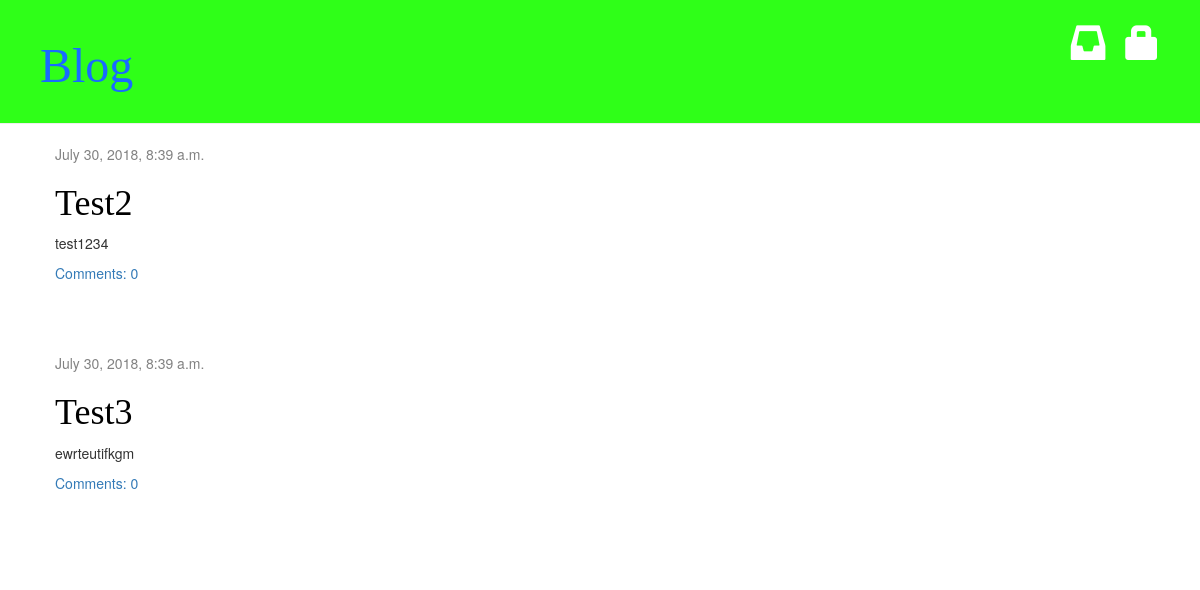
Before: / with the older database file.
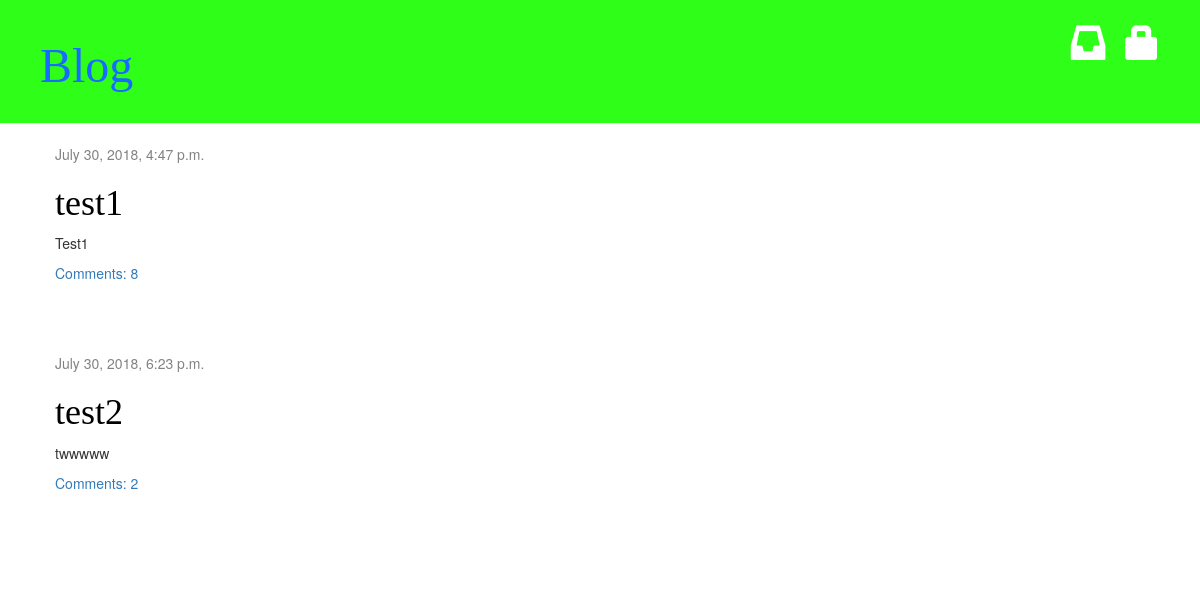
After: the same page with the newer database file.
### blog_test/models.py (models this page shows, shortened)
class Post(models.Model):
    author = models.ForeignKey('auth.User', on_delete=models.CASCADE)
    title = models.CharField(max_length=200)
    text = models.TextField()
    created_date = models.DateTimeField(
        default=timezone.now)
    published_date = models.DateTimeField(
        blank=True, null=True)

### blog_test/views.py (the view)
# urls.py: url(r'^$', views.post_list, name='post_list'),
def post_list(request):
    posts = Post.objects.filter(published_date__lte=timezone.now()).order_by('published_date')
    return render(request, 'blog/post_list.html', {'posts': posts})

### blog_test/templates/blog/post_list.html
<!DOCTYPE html>
{% extends 'blog/base.html' %}
{% block content %}
    {% for post in posts %}
        <div class="post">
            <div class="date">
                {{ post.published_date }}
            </div>
            <h1><a href="{% url 'post_detail' pk=post.pk %}">{{ post.title }}</a></h1>
            <p>{{ post.text|linebreaksbr }}</p>
            <a href="{% url 'post_detail' pk=post.pk %}">Comments: {{ post.comments.count }}</a>
        </div>
    {% endfor %}
{% endblock %}

### blog_test/templates/blog/base.html (shortened to what this page needs)
{% load static %}
<html>
    <head>
        <link rel="stylesheet" href="//maxcdn.bootstrapcdn.com/bootstrap/3.2.0/css/bootstrap.min.css">
        <link rel="stylesheet" href="//maxcdn.bootstrapcdn.com/bootstrap/3.2.0/css/bootstrap-theme.min.css">
        <link rel="stylesheet" href="{% static 'css/blog.css' %}">
    </head>
    <body>
         <div class="page-header">
            {% if user.is_authenticated %}
                <a href="{% url 'post_new' %}" class="top-menu"><span class="glyphicon glyphicon-plus"></span></a>
                <a href="{% url 'post_draft_list' %}" class="top-menu"><span class="glyphicon glyphicon-edit"></span></a>
                <p class="top-menu">Hello {{ user.username }} <small>(<a href="{% url 'logout' %}">Log out</a>)</small></p>
            {% else %}
                <a href="{% url 'login' %}" class="top-menu"><span class="glyphicon glyphicon-lock"></span></a>
                <a href="{% url 'signup' %}" class="top-menu"><span class="glyphicon glyphicon-inbox"></span></a>
            {% endif %}
            <h1><a href="/">Blog</a></h1>
        </div>
        <div class="content container">
            <div class="row">
                <div class="col-md-8">
                {% block content %}
                {% endblock %}
                </div>
            </div>
        </div>
    </body>
</html>

### blog_test/static/css/blog.css (style rules this page uses)
.page-header { background-color: #2FFF18; margin-top: 0; padding: 20px 20px 20px 40px; }
.page-header h1, .page-header h1 a, .page-header h1 a:visited, .page-header h1 a:active { color: #186BFF; font-size: 36pt; text-decoration: none; }
.content { margin-left: 40px; }
h1, h2, h3, h4 { font-family: 'Tahoma, Geneva, sans-serif' }
.date { color: #828282; }
.top-menu, .top-menu:hover, .top-menu:visited { color: #ffffff; float: right; font-size: 26pt; margin-right: 20px; }
.post { margin-bottom: 70px; }
.post h1 a, .post h1 a:visited { color: #000000; }

Changed rows visible on the page:
removed Post: published_date "July 30, 2018, 8:39 a.m.", title "Test2", text "test1234", comments.count "0"
removed Post: published_date "July 30, 2018, 8:39 a.m.", title "Test3", text "ewrteutifkgm", comments.count "0"
added Post: published_date "July 30, 2018, 4:47 p.m.", title "test1", text "Test1", comments.count "8"
added Post: published_date "July 30, 2018, 6:23 p.m.", title "test2", text "twwwww", comments.count "2"
